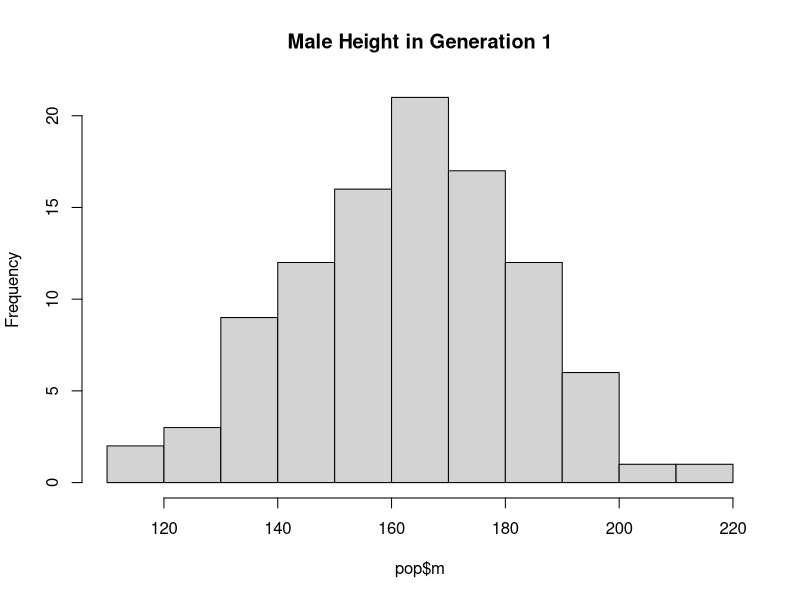
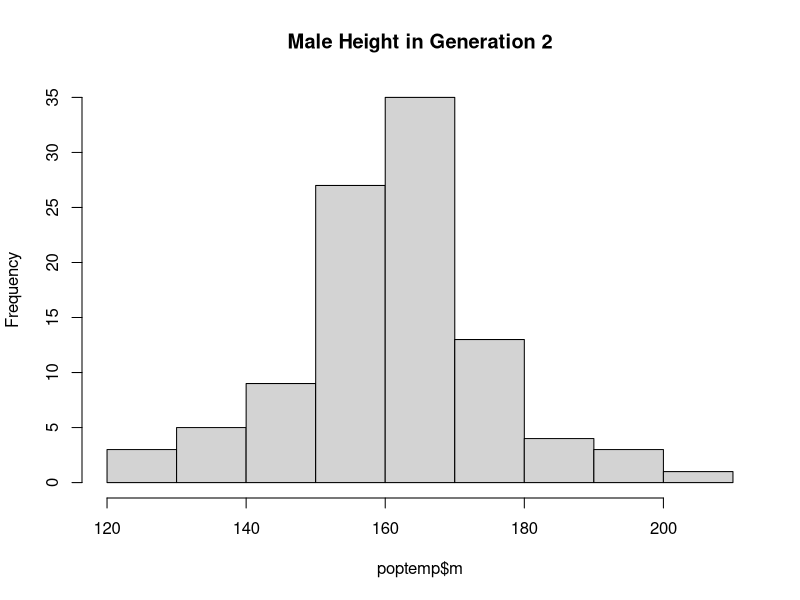
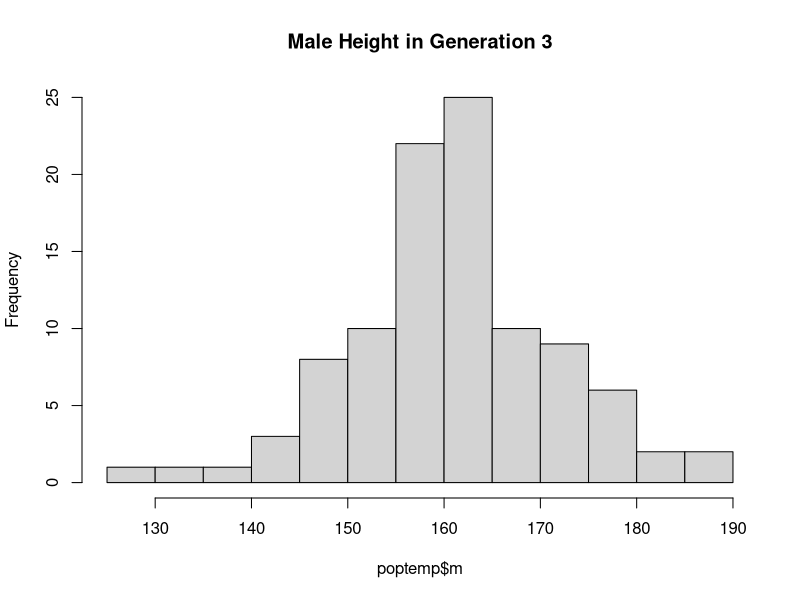
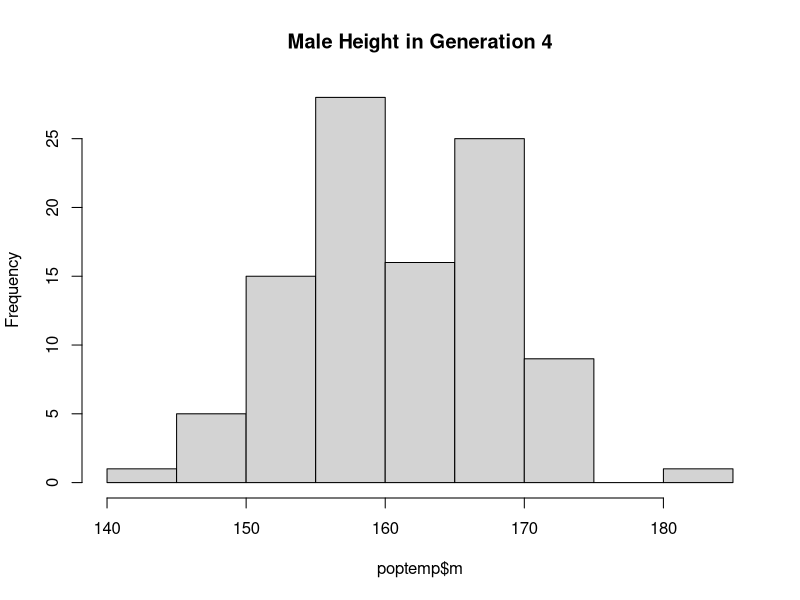
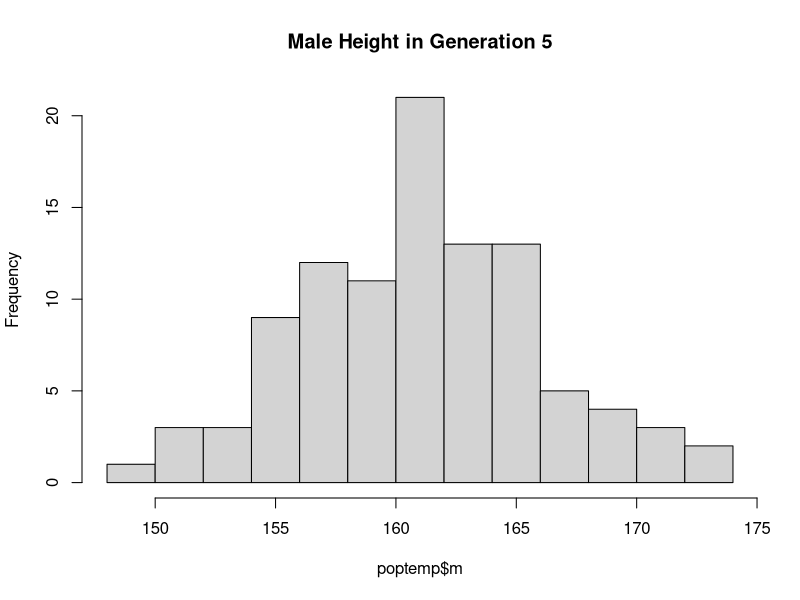
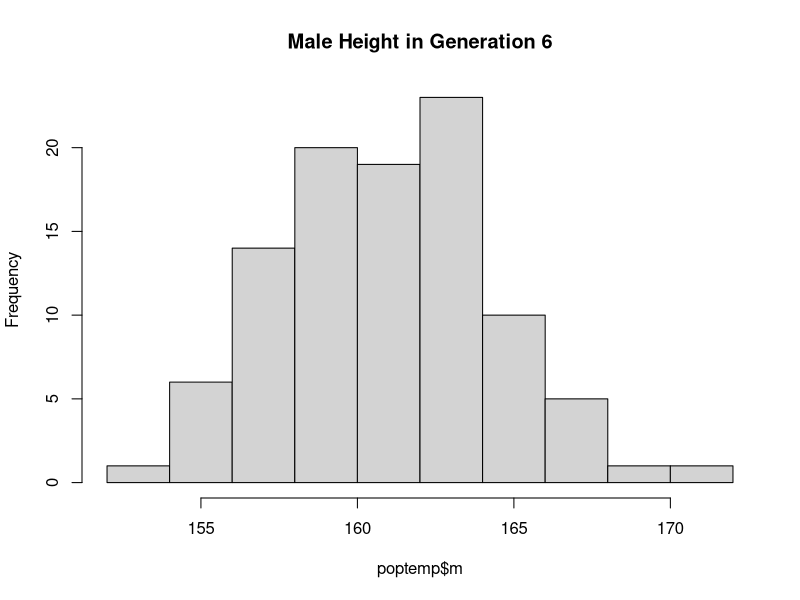
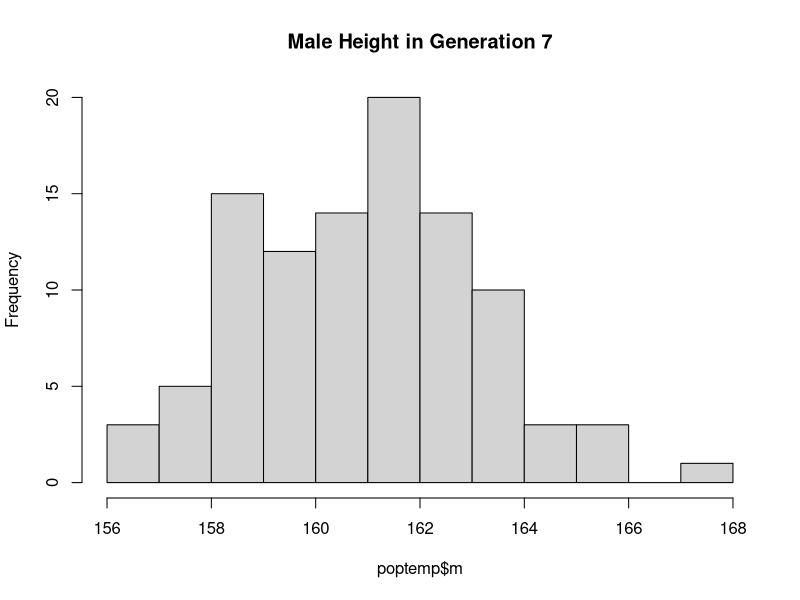
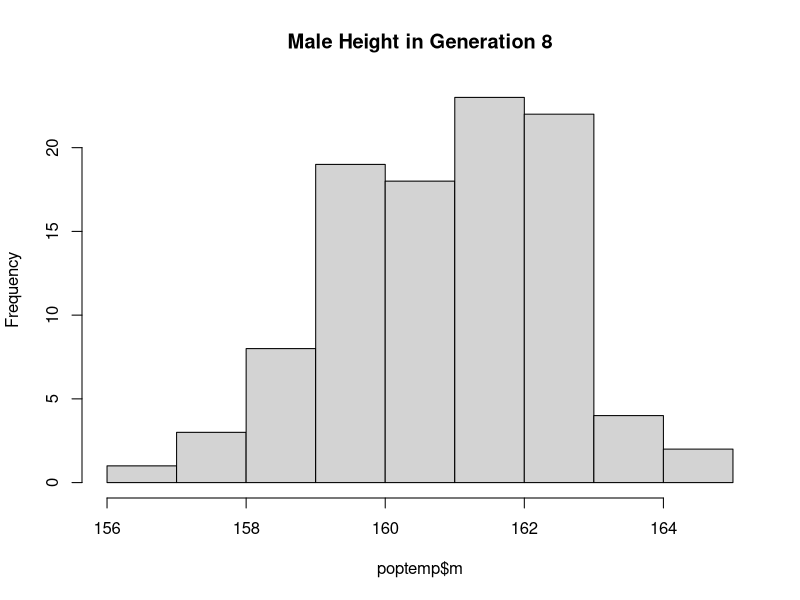

Source code (R) for these figures, in order: (Note: this script raises an error after producing the figures.)
## ---- chunk 1
pop <- data.frame(m = rnorm(100, 160, 20), f = rnorm(100, 160, 20), gen=1)
## ---- chunk 2
next_gen <- function(pop,gen) {
    temp <- pop[((gen-1)*100-99):((gen-1)*100),]
    temp$m <- sample(temp$m)
    temp$m <- rowMeans(temp[-3])
    temp$f <- temp$m
    temp$gen <- gen
    temp
}
## ---- chunk 3
hist(pop$m, main="Male Height in Generation 1")
for (i in 2:9){
  poptemp <- next_gen(pop,i)
  hist(poptemp$m, main=paste("Male Height in Generation",i), breaks=9)
  pop <- rbind(pop, poptemp)
}
## ---- chunk 4
qplot(data=pop, x=m, y=f, facets = ~gen)
## ---- chunk 5
std <- 2/sqrt(12)
trials <- data.frame(SampleMean = rep(0,1000), LowerBound = rep(0,1000), 
                     UpperBound = rep(0,1000), ContainsMean = rep(0,1000))
for (i in 1:1000){
  dat <- runif(100, -1, 1)
  trials$SampleMean[i] <- mean(dat)
  confInt <- trials$SampleMean[i] + qnorm(c(0.025,0.975))*std/10
  trials$LowerBound[i] <- confInt[1]
  trials$UpperBound[i] <- confInt[2]
  if (trials$SampleMean[i] >= confInt[1] & trials$SampleMean[i] <= confInt[2]) {
    trials$ContainsMean[i] <- 1
  }
}

trials[1:10,]
## ---- chunk 6
makePatient <- function() {
  vowel <- grep("[aeiou]", letters)
  cons <- grep("[^aeiou]", letters)
  name <- paste(sample(LETTERS[cons], 1), sample(letters[vowel], 1), 
                sample(letters[cons], 1), sep='')
  gender <- factor(sample(0:1, 1), levels=0:1, labels=c('female','male'))
  dob <- as.Date(sample(7500, 1), origin="1970-01-01")
  n <- sample(6, 1)
  doa <- as.Date(sample(1500, n), origin="2010-01-01")
  pulse <- round(rnorm(n, 80, 10))
  temp <- round(rnorm(n, 98.4, 0.3), 2)
  fluid <- round(runif(n), 2)
  list(name, gender, dob, doa, pulse, temp, fluid)
}
## ---- chunk 7
medRec <- function(){
  patient <- makePatient()
  names(patient) <- c('name', 'gender', 'date_of_birth', 'date_of_admission', 'pulse', 
                      'temperature', 'fluid_intake')
  class(patient) <- 'medicalRecord'
  return(patient)
}

set.seed(8)
patient <- medRec()
patient
class(patient)
## ---- chunk 8
mean.medicalRecord <- function(patient){
  pul <- mean(patient$pulse)
  tem <- mean(patient$temperature)
  flu <- mean(patient$fluid_intake)
  out <- list("Mean Pulse"=pul, "Mean Temperature"=tem, "Mean Fluid Intake"=flu)
  return(out)
}

print.medicalRecord <- function(patient) {
  cat(sprintf("Name: %s\nGender: %s\nDate of Birth: %s", 
              patient$name, patient$gender, patient$date_of_birth), "\n\n")
  for (i in 1:length(patient$date_of_admission)){
      cat(sprintf("Date of Admission: %s\nFluid Intake: %s\nTemperature: %s\nPulse: %s", 
              patient$date_of_admission[i], patient$fluid_intake[i], patient$temperature[i],
              patient$pulse[i]), "\n\n")
  }
}

# Since each measurement has such difference scales, I chose to plot them on separate plots 
## so the graphs could be the most informative.
plot.medicalRecord <- function(patient) {
  par(mfrow=c(1,3))
  plot(patient$date_of_admission,patient$temperature,type='b', xaxt='n',col='red',
       xlab="Date of Admission", ylab = "Temperature")
  axis(1, at=patient$date_of_admission,labels=patient$date_of_admission)
  plot(patient$date_of_admission,patient$pulse,type='b', xaxt='n',col="green",
       ylab = "Pulse", xlab= "Date of Admission")
  axis(1, at=patient$date_of_admission,labels=patient$date_of_admission)
  plot(patient$date_of_admission,patient$fluid_intake,type='b', xaxt='n',col="blue",
       ylab = "Fluid Intake", xlab= "Date of Admission")
  axis(1, at=patient$date_of_admission,labels=patient$date_of_admission)
}
methods(class='employee')
